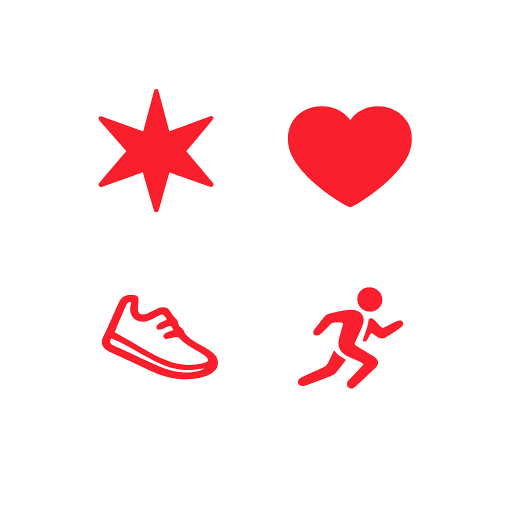
#> input picture images/drafts/glyphs.png, 1024 x 1024 px (shown at 1/2 size)
$ python extract_glyphs.py ../../images/drafts/glyphs.png
#> lines starting #> are read from the running program, lines starting #| are printed output that depends on the picture; after the words box and inside, x2 and y2 are one past the last pixel; in counts of white or black regions, pixels touching at a corner belong together
#!/usr/bin/env python3
"""
Extracts stat/decoration icons for the watch face.

icon_star still comes from the original images/drafts/glyphs.png sheet
(1024x1024, 2x2 grid, alpha-clean) - untouched.

icon_heart, icon_steps, and icon_run come from the replacement
images/drafts/glyphs_2.png sheet (786x376, 3 icons left-to-right: running
person, heart, footprints). Like digits_2.png, this sheet has NO alpha
channel - it's fully opaque, flattened onto a solid white background - so
extraction reconstructs alpha via nearest-color classification against
the sheet's only two colors (white background, the single flat red ink)
rather than reading alpha directly. There's just one ink color here
(unlike digits_2.png's two), so this is a plain white-vs-red distance
classification.

The footprints icon's two shoe prints have a gap between them wider than
a naive column-run split threshold would tolerate, so it's handled as one
wide column band rather than auto-split per-glyph like the original
grid-based extraction - simpler and correct since there are only 3 icons
here, not a dense grid.

Usage:
    python3 extract_glyphs.py [--dry-run]
"""

import sys
import os
from PIL import Image
import numpy as np

DRAWABLES_DIR = os.path.normpath(
    os.path.join(os.path.dirname(__file__), "..", "..", "resources", "drawables")
)
DRAFTS_DIR = os.path.join(os.path.dirname(__file__), "..", "..", "images", "drafts")

OLD_SHEET_PATH = os.path.join(DRAFTS_DIR, "glyphs.png")
NEW_SHEET_PATH = os.path.join(DRAFTS_DIR, "glyphs_2.png")

SIG_THRESHOLD = 2
PAD = 6

# icon_star always sits on the ring band (see drawRing in
# ChistanaWatchFace.mc), which is a solid COLOR_NAVY stroke regardless of
# day/night/scene behind it - so its "transparent" background is baked in
# as opaque navy rather than left as real alpha. This works around a
# simulator/device quirk where drawScaledBitmap doesn't alpha-blend
# reliably (partial/zero-alpha pixels can render fully opaque using
# whatever RGB is stored there, showing as a black box instead of blending
# with whatever's actually behind them) - baking the correct opaque color
# in up front sidesteps needing alpha at all for this icon.
MATTE_NAVY = (0x0C, 0x4A, 0x82)

OLD_COLS = [(197, 436), (575, 824)]
OLD_ROWS = [(177, 425), (574, 777)]
OLD_CELLS = {
    (0, 0): ("icon_star", (36, 36)),
}

REF_WHITE = (255, 255, 255)
REF_RED = (218, 59, 38)

# (start_x, end_x) column bands, one per icon - covers the full sheet
# width, split at the midpoint between each pair of adjacent icons.
NEW_COLS = [
    (0, 258),    # running person -> icon_run
    (258, 519),  # heart -> icon_heart
    (519, 786),  # footprints (2 shoe prints, one band) -> icon_steps
]
NEW_NAMES_SIZES = [
    ("icon_run", (26, 26)),
    ("icon_heart", (24, 24)),
    ("icon_steps", (29, 29)),
]


def tight_bbox(sub):
    rowsum = sub.sum(axis=1)
    colsum = sub.sum(axis=0)
    rows = np.where(rowsum > SIG_THRESHOLD)[0]
    cols = np.where(colsum > SIG_THRESHOLD)[0]
    if len(rows) == 0 or len(cols) == 0:
        return None
    return cols.min(), rows.min(), cols.max() + 1, rows.max() + 1


def premultiplied_resize(im, size, resample=Image.LANCZOS):
    """Resizes an RGBA image without bleeding the color hidden behind
    transparent pixels into antialiased edges. PIL's plain .resize() treats
    R/G/B/A as independent channels, so a transparent pixel's RGB (often
    black, whatever the source tool left there) gets blended into nearby
    edge pixels' visible colors during the resample - invisible on-screen
    normally since alpha still reads ~0 there, but on this device partial-
    alpha edge pixels apparently render as fully opaque, turning that
    invisible black bleed into a visible black fringe/box (this is what
    caused icon_star's and icon_seconds' black-square artifact - glyphs.png
    and seconds_3.png both have near-black RGB under their transparent
    regions). Standard fix: premultiply RGB by alpha before resizing (so
    fully-transparent pixels contribute zero, not their hidden color),
    resize, then un-premultiply.
    """
    im = im.convert("RGBA")
    arr = np.asarray(im).astype(np.float32)
    a = arr[:, :, 3:4] / 255.0
    premult = (arr[:, :, :3] * a).astype(np.uint8)
    premult_img = Image.fromarray(premult, "RGB").resize(size, resample)
    alpha_img = Image.fromarray(arr[:, :, 3].astype(np.uint8), "L").resize(size, resample)

    p = np.asarray(premult_img).astype(np.float32)
    a2 = np.asarray(alpha_img).astype(np.float32) / 255.0
    with np.errstate(divide="ignore", invalid="ignore"):
        rgb2 = np.where(a2[:, :, None] > 1e-3, p / np.maximum(a2[:, :, None], 1e-3), 0)
    out = np.dstack([np.clip(rgb2, 0, 255).astype(np.uint8), (a2 * 255).astype(np.uint8)])
    return Image.fromarray(out, "RGBA")


def save_cell(box, name, canvas_size, dry_run, source_img, matte=None):
    crop = source_img.crop(box)
    cw, ch = canvas_size
    scale = min(cw / crop.width, ch / crop.height)
    new_w = max(1, round(crop.width * scale))
    new_h = max(1, round(crop.height * scale))
    resized = premultiplied_resize(crop, (new_w, new_h))

    bg = matte + (255,) if matte is not None else (0, 0, 0, 0)
    canvas = Image.new("RGBA", canvas_size, bg)
    canvas.alpha_composite(resized, ((cw - new_w) // 2, (ch - new_h) // 2))
    if matte is not None:
        canvas = canvas.convert("RGB").convert("RGBA")  # drop alpha, fully opaque

    out_path = os.path.join(DRAWABLES_DIR, f"{name}.png")
    print(f"{name}: sheet-box={box} -> canvas={canvas_size} content={new_w}x{new_h} ink-bbox={canvas.getbbox()}")
    if not dry_run:
        canvas.save(out_path)


def quantize_to_alpha(sheet_rgb):
    a = np.array(sheet_rgb.convert("RGB")).astype(int)
    refs = [REF_WHITE, REF_RED]
    dists = [np.sum((a - np.array(ref)) ** 2, axis=2) for ref in refs]
    nearest = np.argmin(np.stack(dists, axis=0), axis=0)

    out = np.zeros((a.shape[0], a.shape[1], 4), dtype=np.uint8)
    for i, ref in enumerate(refs):
        m = nearest == i
        out[m, 0] = ref[0]
        out[m, 1] = ref[1]
        out[m, 2] = ref[2]
        out[m, 3] = 0 if i == 0 else 255
    return out


def main():
    dry_run = "--dry-run" in sys.argv[1:]

    # icon_star: unchanged original alpha-clean sheet
    old_sheet = Image.open(OLD_SHEET_PATH).convert("RGBA")
#> old_sheet is the input picture: PIL image 1024x1024 RGBA; mean R, G, B, A 128.6, 56.3, 61, 20.1
    old_a = np.array(old_sheet)
    old_mask = old_a[:, :, 3] > 3
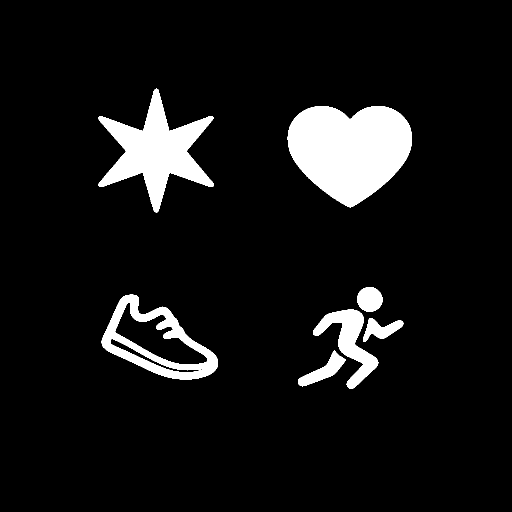
#> old_mask: shape (1024, 1024) bool (shown at 1/2 size); 8.1% white; 11 white regions (4 under 20 px), largest, box (x1, y1, x2, y2) and area: (575, 212, 824, 415) 36304, (197, 177, 427, 425) 22700, (203, 589, 436, 759) 12575
    for (r_idx, c_idx), (name, canvas_size) in sorted(OLD_CELLS.items()):
        r0, r1 = OLD_ROWS[r_idx]
        c0, c1 = OLD_COLS[c_idx]
        sub = old_mask[r0:r1, c0:c1]
        bbox = tight_bbox(sub)
        if bbox is None:
            print(f"{name}: EMPTY CELL - skipping")
            continue
        lx0, ly0, lx1, ly1 = bbox
        box = (max(0, c0 + lx0 - PAD), max(0, r0 + ly0 - PAD),
               min(old_sheet.width, c0 + lx1 + PAD), min(old_sheet.height, r0 + ly1 + PAD))
        save_cell(box, name, canvas_size, dry_run, old_sheet, matte=MATTE_NAVY)
#> this loop made 1 pass
#> (lx0, ly0, lx1, ly1, box) on pass 1: (0, 1, 230, 248, (191, 172, 433, 431))
#| icon_star: sheet-box=(191, 172, 433, 431) -> canvas=(36, 36) content=34x36 ink-bbox=(0, 0, 36, 36)
#> pass 1, in main, `sub = old_mask[r0:r1, c0:c1]`:
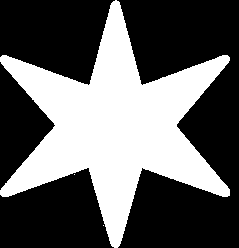
#> sub: shape (248, 239) bool; 38.3% white; 3 white regions (2 under 20 px), largest, box (x1, y1, x2, y2) and area: (0, 0, 230, 248) 22700

    # icon_heart / icon_steps / icon_run: flat white-background replacement sheet
    new_sheet = Image.open(NEW_SHEET_PATH)
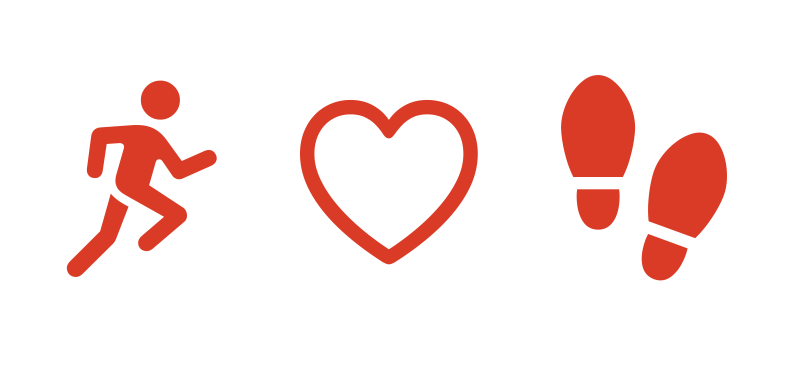
#> input picture images/drafts/glyphs_2.png, 786 x 376 px
#> new_sheet is the input picture: PIL image 786x376 RGBA; mean R, G, B, A 251, 234, 231.7, 255
    quantized = quantize_to_alpha(new_sheet)
#> in quantize_to_alpha, `dists = [np.sum((a - np.array(ref)) ** 2, axis=2) for ref in refs]`: dists = 2 items
#> in quantize_to_alpha, `nearest = np.argmin(np.stack(dists, axis=0), axis=0)`:
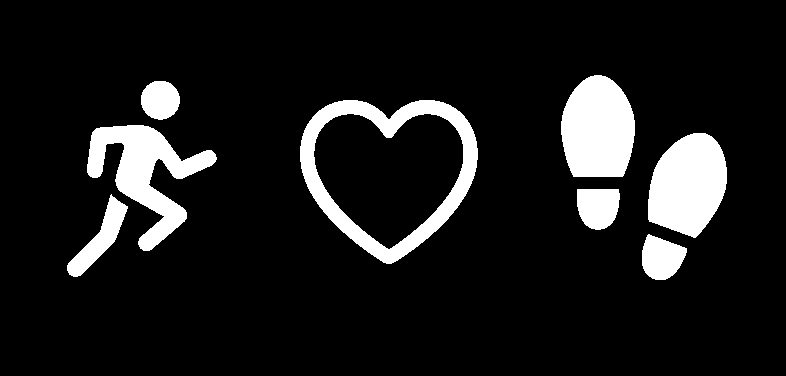
#> nearest: shape (376, 786) int64; values 0 (black) and 1 (white), 10.7% white; 8 white regions, largest, box (x1, y1, x2, y2) and area: (300, 100, 478, 264) 7376, (87, 125, 217, 251) 6213, (561, 75, 635, 177) 6175
    full = Image.fromarray(quantized)
    alpha = quantized[:, :, 3]

    for (c0, c1), (name, canvas_size) in zip(NEW_COLS, NEW_NAMES_SIZES):
        sub_alpha = (alpha[:, c0:c1] > 0).astype(np.uint8)
        bbox = tight_bbox(sub_alpha)
        if bbox is None:
            print(f"{name}: EMPTY BAND ({c0},{c1}) - skipping")
            continue
        lx0, ly0, lx1, ly1 = bbox
        box = (max(0, c0 + lx0 - PAD), max(0, ly0 - PAD),
               min(full.width, c0 + lx1 + PAD), min(full.height, ly1 + PAD))
        save_cell(box, name, canvas_size, dry_run, full)
#> this loop made 3 passes
#> (lx0, ly0, lx1, ly1, box) on passes 1 to 3: (67, 81, 217, 277, (61, 75, 223, 283)), (42, 100, 220, 264, (294, 94, 484, 270)), (42, 75, 208, 280, (555, 69, 733, 286))
#| icon_run: sheet-box=(61, 75, 223, 283) -> canvas=(26, 26) content=20x26 ink-bbox=(3, 0, 23, 26)
#| icon_heart: sheet-box=(294, 94, 484, 270) -> canvas=(24, 24) content=24x22 ink-bbox=(0, 1, 24, 23)
#| icon_steps: sheet-box=(555, 69, 733, 286) -> canvas=(29, 29) content=24x29 ink-bbox=(2, 0, 26, 29)
#> pass 1, in save_cell (call 2), `crop = source_img.crop(box)`:
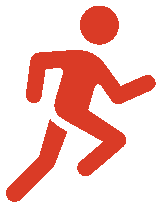
#> crop: PIL image 162x208 RGBA; mean R, G, B, A 245.1, 202.4, 196.8, 68.4; transparent parts drawn white
#> pass 1, in premultiplied_resize (call 2), `a = arr[:, :, 3:4] / 255.0`:
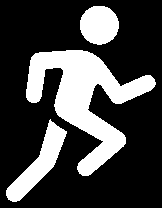
#> a: shape (208, 162, 1) float32; values 0 (black) and 1 (white), 26.8% white; 3 white regions, box (x1, y1, x2, y2) and area: (26, 50, 156, 176) 6213, (6, 119, 67, 202) 1634, (80, 6, 119, 45) 1198
#> after the loop:
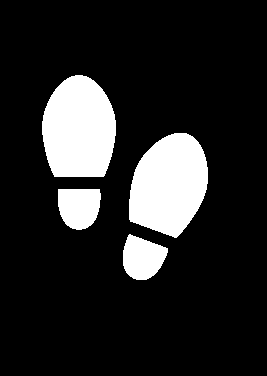
#> sub_alpha: shape (376, 267); values 0 (black) and 1 (white), 15.2% white; 4 white regions, box (x1, y1, x2, y2) and area: (42, 75, 116, 177) 6175, (129, 133, 208, 238) 6172, (58, 189, 101, 230) 1478, (123, 234, 168, 280) 1464


if __name__ == "__main__":
    main()
